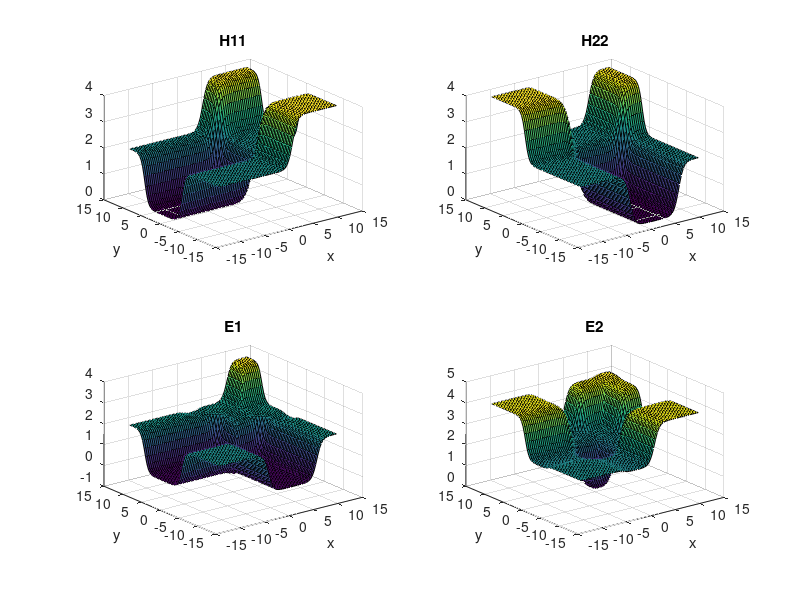

MATLAB code for this plot:

function showsurf()
    L = 24.0;
    M = 64;

    debug_flat_potential = false;

    if debug_flat_potential == true
        fprintf('# flat potential, for debug\n');
        debug_flat_potential = true;
        param_W = 0.5;
        cal_H11 = @(x,y) -0.02 * cos(0.5 * pi * (erf(3 * x) + 1));
        cal_H22 = @(x,y) 0.02 * cos(0.5 * pi * (erf(3 * x) + 1));
        cal_H12 = @(x,y) 0.02 * sin(0.5 * pi * (erf(3 * x) + 1)) * exp(1i * param_W * y);
    else
        fprintf('# conner potential\n');
        param_C = 0.15;
        param_W = 1.0;
        cal_H11 = @(x,y) tanh(x-8) - tanh(x+2) + tanh(y-3) + 3; % + 0.1 * 5^2 / ((x-y)^2 + 5^2);
        cal_H22 = @(x,y) tanh(y-8) - tanh(y+2) + tanh(x-3) + 3; % + 0.1 * 5^2 / ((x-y)^2 + 5^2);
        cal_H12 = @(x,y) param_C * exp(1i * param_W * sqrt(x^2 + y^2));
    end

    % grids
    x0 = linspace(-L/2, L/2, M)';
    y0 = linspace(-L/2, L/2, M)';
    dx = x0(2) - x0(1);
    dy = y0(2) - y0(1);
    dkx = 2 * pi / M / dx;
    dky = 2 * pi / M / dy;
    kx0 = (-M/2:M/2-1)' * dkx;
    ky0 = (-M/2:M/2-1)' * dky;
    [meshx, meshy] = meshgrid(x0, y0);
    [meshkx, meshky] = meshgrid(kx0, ky0);


    H11 = zeros(M,M);
    H22 = zeros(M,M);
    E1 = zeros(M,M);
    E2 = zeros(M,M);
    for j=1:M
        for k=1:M
            x = x0(j);
            y = y0(k);

            H = zeros(2,2);
            H(1,1) = cal_H11(x,y);
            H(2,2) = cal_H22(x,y);
            H(1,2) = cal_H12(x,y);
            H(2,1) = conj(H(1,2));

            eva = eig(H);
            H11(j,k) = H(1,1);
            H22(j,k) = H(2,2);
            E1(j,k) = eva(1);
            E2(j,k) = eva(2);
        end
    end

    figure;
    subplot(2,2,1);
    surf(meshx, meshy, H11);
    xlabel('x');
    ylabel('y');
    title('H11');

    subplot(2,2,2);
    surf(meshx, meshy, H22);
    xlabel('x');
    ylabel('y');
    title('H22');

    subplot(2,2,3);
    surf(meshx, meshy, E1);
    xlabel('x');
    ylabel('y');
    title('E1');

    subplot(2,2,4);
    surf(meshx, meshy, E2);
    xlabel('x');
    ylabel('y');
    title('E2');

    drawnow;
end
